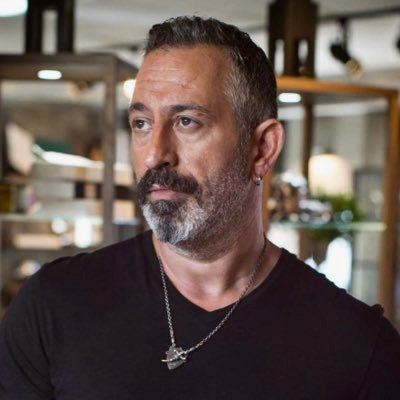
#> input picture YuzTanima/photos/cemyilmaz.jpg, 400 x 400 px, found by its file name
$ python agirlikliToplama2.py
#> lines starting #> are read from the running program, lines starting #| are printed output that depends on the picture
# -*- coding: utf-8 -*-
"""
Created on Sun Apr  4 18:05:17 2021

@author: Murat Can BALCI
"""


# -*- coding: utf-8 -*-
"""
Created on Sun Apr  4 17:53:31 2021

@author: Murat Can BALCI
"""
import cv2 as cv
import numpy as np

path = "D:\\PROJELER\\Python\\YuzTanima\\photos\\"
greypath = "D:\\PROJELER\\Python\\YuzTanima\\greyphotos\\"
resim1 = cv.imread(path+"cemyilmaz.jpg")
#> resim1 is the input picture: shape (400, 400, 3); mean B, G, R 78.3, 84.5, 98.8
resim2 = cv.imread(path+"ozanguven.jpg")
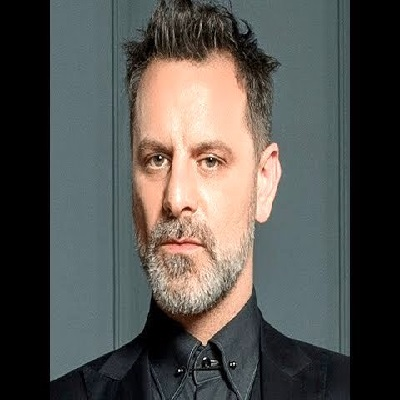
#> input picture YuzTanima/photos/ozanguven.jpg, 400 x 400 px, found by its file name
#> resim2 is the input picture: shape (400, 400, 3); mean B, G, R 78.2, 82.1, 84

toplam=cv.add(resim1,resim2)
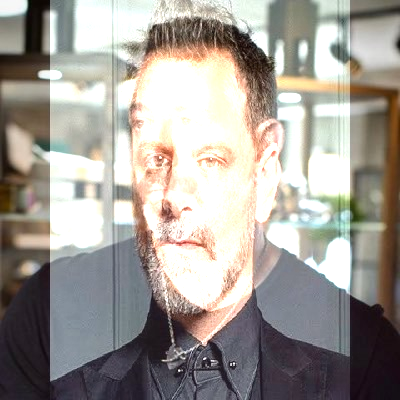
#> toplam: shape (400, 400, 3); mean B, G, R 150, 156.2, 161.4
agirlikliToplama=cv.addWeighted(resim1,0.7,resim2,0.3,0)
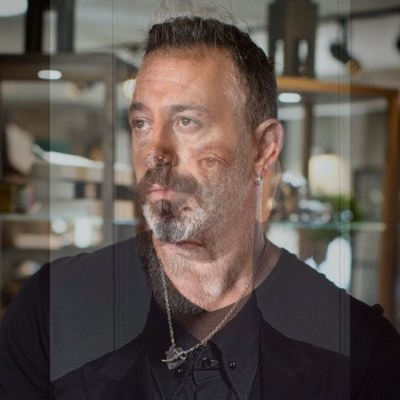
#> agirlikliToplama: shape (400, 400, 3); mean B, G, R 78.2, 83.8, 94.3
cv.imshow("Toplanmis Resimler", toplam)
cv.imshow("Agirlikli Toplam",agirlikliToplama)
cv.waitKey(0)
cv.destroyAllWindows()
